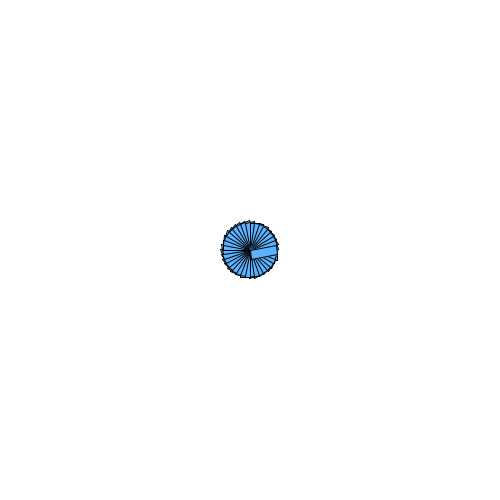
Frame 1 (no input)
Frame 60 (the mouse pressed at the canvas centre just before this capture): identical to frame 1, image omitted
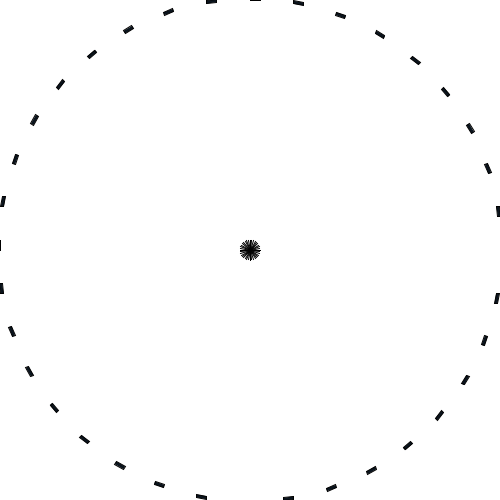
Frame 120 (the mouse held since frame 60 and released just before this capture)

The Processing sketch that drew these frames (run headless with seeded random() and noise(); from frame 60 on, the mouse is pressed at the canvas centre):

// Processing sketch: anillosConcentricos
// ── anillosConcentricos.pde
void setup() {
  size(500, 500);
}

void draw() {
  background(255);
  translate(width/2, height/2);
  for (int j=0; j<10; j++) {
    for (int i = 0; i<36; i++) {
      pushMatrix();
      rotate(radians(10*i));
      fill(10*j,20*j,30*j);
      rect(mouseX*j, 0, 3*j, 10);
      popMatrix();
    }
  }
}
